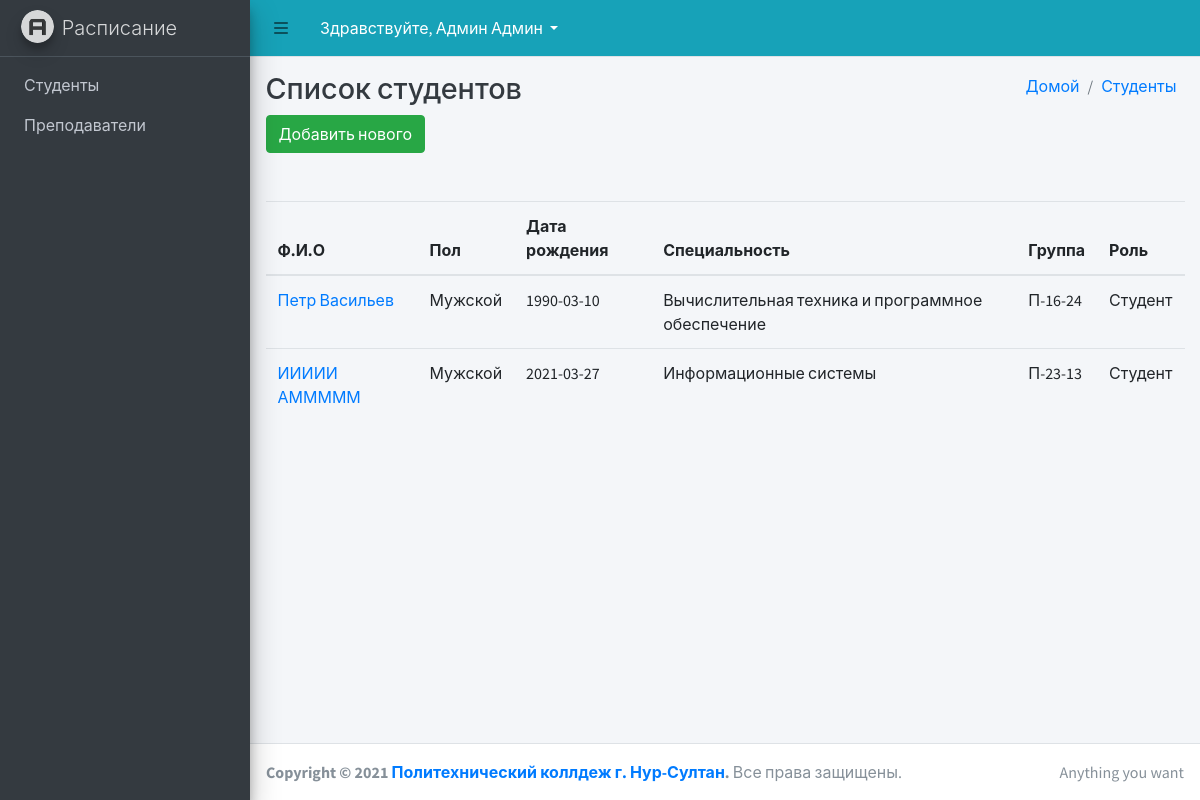
Screenshot of /template/studentList.php (signed in) with the database file from the repository.
### tables this page shows
CREATE TABLE `student` (
  `student_id` int(11) NOT NULL,
  `user_id` int(11) NOT NULL,
  `gruppa_id` int(11) NOT NULL,
  `num_zach` varchar(10) NOT NULL
);

CREATE TABLE `user` (
  `user_id` int(11) NOT NULL,
  `lastname` varchar(50) NOT NULL,
  `firstname` varchar(50) NOT NULL,
  `patronymic` varchar(50) NOT NULL,
  `login` varchar(50) NOT NULL,
  `pass` varchar(11) NOT NULL,
  `gender_id` int(11) NOT NULL,
  `birthday` date NOT NULL,
  `role_id` int(11) NOT NULL,
  `active` int(11) NOT NULL
);

CREATE TABLE `gender` (
  `id` int(11) NOT NULL,
  `genderName` varchar(50) NOT NULL
);

CREATE TABLE `special` (
  `id` int(11) NOT NULL,
  `specialName` varchar(50) NOT NULL,
  `otdel_id` int(11) NOT NULL,
  `active` tinyint(4) NOT NULL DEFAULT 1
);

CREATE TABLE `gruppa` (
  `id` int(11) NOT NULL,
  `special_id` int(11) NOT NULL,
  `gruppaName` varchar(59) NOT NULL,
  `date_begin` date NOT NULL,
  `date_end` date DEFAULT NULL
);

CREATE TABLE `role` (
  `id` int(11) NOT NULL,
  `sys_name` varchar(50) NOT NULL,
  `name` varchar(50) NOT NULL,
  `active` tinyint(4) NOT NULL DEFAULT 1
);

### BaseMapClass/BaseMap.php (called while the page is built, shortened)
<?php
abstract class BaseMap extends Config {
    function __construct()
    {
        $this->db = new PDO('mysql:host='.self::HOST.';dbname='.self::DB_NAME.'', ''.self::DB_USER.'', ''.self::DB_PASSWORD.'');
    }
}

### BaseMapClass/StudentMap.php (called while the page is built, shortened)
<?php
require_once 'BaseMap.php';
class StudentMap extends BaseMap {
public function allStudents()
{
    return $this->db->query("SELECT * FROM student INNER JOIN user ON student.user_id = user.user_id INNER JOIN role ON user.role_id = role.id INNER JOIN gender ON user.gender_id = gender.id INNER JOIN gruppa ON student.gruppa_id = gruppa.id INNER JOIN special ON gruppa.special_id = special.id")->fetchAll();
}
}

### template/studentList.php (the view, shortened to what this page needs)
<?php
require 'head.php';
$student = new StudentMap;
$get = $student->allStudents();
?>
<div class="content-wrapper">
    <div class="content-header">
      <div class="container-fluid">
        <div class="row mb-2">
          <div class="col-sm-6">
            <h1 class="m-0 text-dark">Список студентов</h1>
          </div>
          <div class="col-sm-6">
            <ol class="breadcrumb float-sm-right">
            <li class="breadcrumb-item"><a href="index.php">Домой</a></li>
            <li class="mr-2 breadcrumb-item"><a href="studentList.php">Студенты</a></li>
            </ol>
          </div>
        </div>
        <div class="row md-2">
        <div class="col-md-6">
        <?php if($_SESSION['roleName'] == 'Администратор'): ?>
            <a href="studentAdd.php" class='btn btn-success'>Добавить нового</a>
            <?php endif; ?></div></div>
<div class="row md-2 mt-5">
<div class="col-md-12">
<table class="table">
  <thead>
    <tr>
      <th scope="col">Ф.И.О</th>
      <th scope="col">Пол</th>
      <th scope="col">Дата рождения</th>
      <th scope="col">Специальность</th>
      <th scope="col">Группа</th>
      <th scope="col">Роль</th>
    </tr>
  </thead>
  <tbody>
  <?php foreach($get as $item): ?>
    <tr>
    <td><a href="profile-student.php?id=<?=$item['student_id'] ?>"> <?=$item['firstname'] ?>  <?=$item['lastname'] ?></a></td>
    <td><?=$item['genderName'] ?></td>
    <td><?=$item['birthday']?></td>
    <td><?=$item['specialName'] ?></td>
    <td><?=$item['gruppaName'] ?></td>
    <td><?=$item['name'] ?></td>
  </tr>
<?php endforeach; ?>
  </tbody>
</table>
</div>
</div>
      </div>
    </div>
  </div>
<?php require "footer.php" ?>

### template/head.php (shortened to what this page needs)
<?php
require_once "../BaseMapClass/StudentMap.php";
?>
<!DOCTYPE html>
<html lang="en">
<head>
  <link rel="stylesheet" href="css/alt/style.css">
  <link rel="stylesheet" href="plugins/fontawesome-free/css/all.min.css">
  <link rel="stylesheet" href="css/adminlte.min.css">
</head>
<body class="hold-transition sidebar-mini">
  <div class="wrapper">
    <nav class="main-header navbar navbar-expand navbar-info navbar-light">
      <ul class="navbar-nav ">
        <li class="nav-item">
          <a class="nav-link" data-widget="pushmenu" href="#" role="button"><i class="fas fa-bars"></i></a>
        </li>
        <li class="nav-item dropdown">
          <a class="nav-link dropdown-toggle text-white" href="#" id="navbarDropdown" role="button"
            data-bs-toggle="dropdown" aria-expanded="false"> Здравствуйте,
            <?=$_SESSION['UserFirstName'] ?> <?=$_SESSION['UserLastName'] ?>
          </a>
        </li>
      </ul>
    </nav>
    <aside class="main-sidebar sidebar-dark-primary elevation-4">
      <a href="index.php" class="brand-link">
        <img src="img/AdminLTELogo.png" alt="AdminLTE Logo" class="brand-image img-circle elevation-3"
          style="opacity: .8">
        <span class="brand-text font-weight-light">Расписание</span>
      </a>
      <div class="sidebar">
        <?php require 'menu.php' ?>
      </div>
    </aside>

### template/menu.php
<nav class="mt-2">
       <ul class="nav nav-pills nav-sidebar flex-column" data-widget="treeview" role="menu" data-accordion="false">
              <li> <a href="studentList.php" class="nav-link nav-students">Студенты</a> </li>
              <li> <a href="teacherList.php" class="nav-link nav-prepods">Преподаватели</a> </li>
       </ul>
     </nav>

### template/footer.php (shortened to what this page needs)
  <footer class="main-footer">
    <div class="float-right d-none d-sm-inline">
      Anything you want
    </div>
    <strong>Copyright &copy; 2021 <a href="https://adminlte.io">Политехнический коллдеж г. Нур-Султан</a>.</strong> Все права защищены.
  </footer>
</div>
</body>
</html>

### template/css/alt/style.css (style rules this page uses)
.nav-students, .nav-prepods { transition: 1s all; }

### rows the page displays
student: user.firstname "Петр", user.lastname "Васильев", gender.genderName "Мужской", user.birthday "1990-03-10", special.specialName "Вычислительная техника и программное обеспечение", gruppa.gruppaName "П-16-24", role.name "Студент"
student: user.firstname "ИИИИИ", user.lastname "АМММММ", gender.genderName "Мужской", user.birthday "2021-03-27", special.specialName "Информационные системы", gruppa.gruppaName "П-23-13", role.name "Студент"

### other values shown
$_SESSION['UserFirstName'] "Админ"
$_SESSION['UserLastName'] "Админ"
